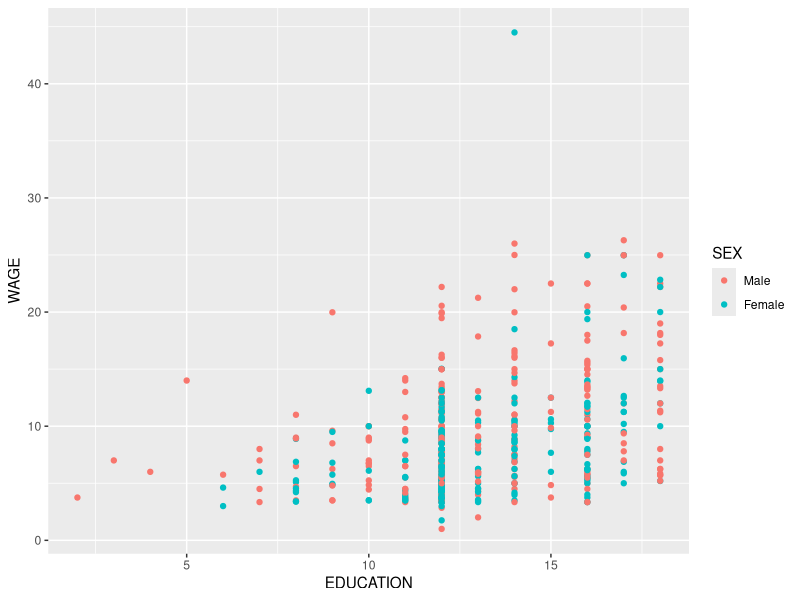
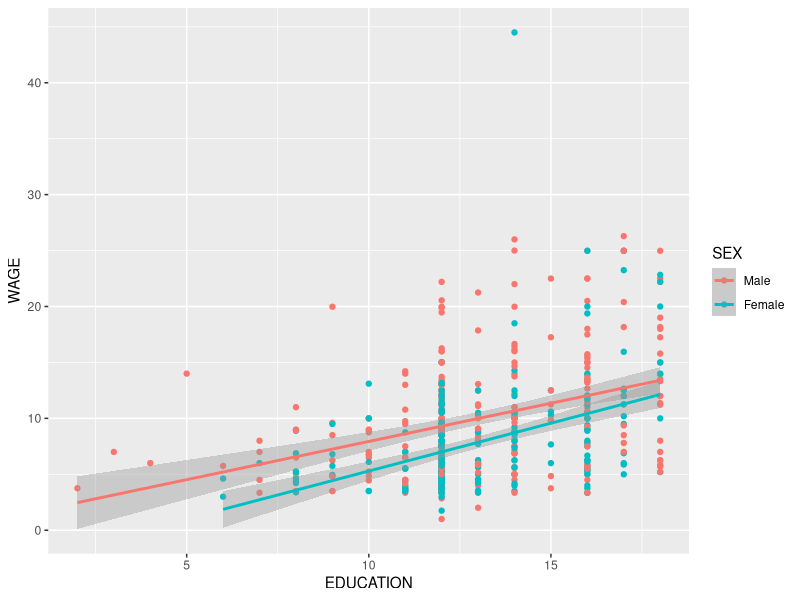
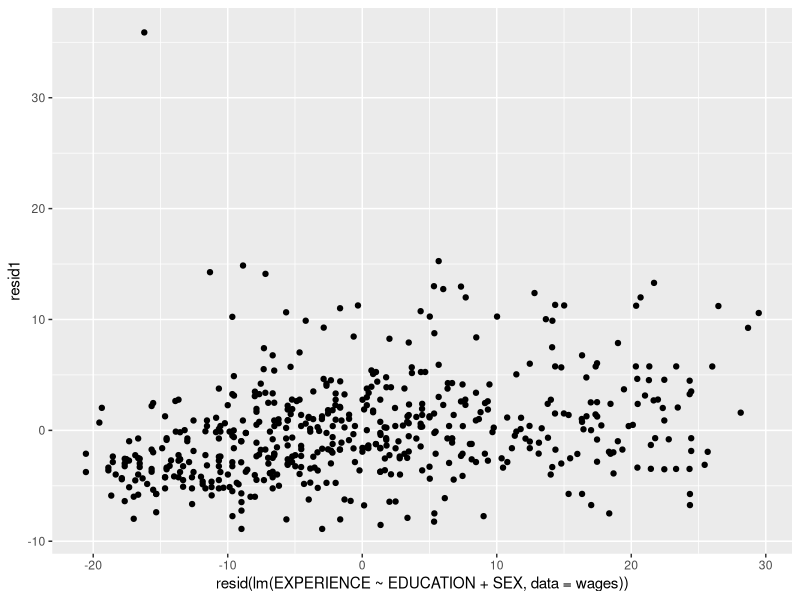
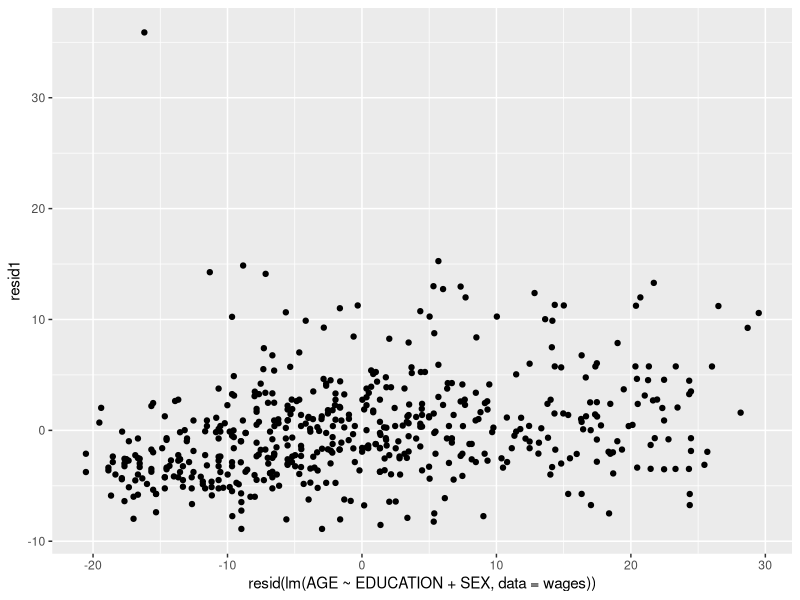
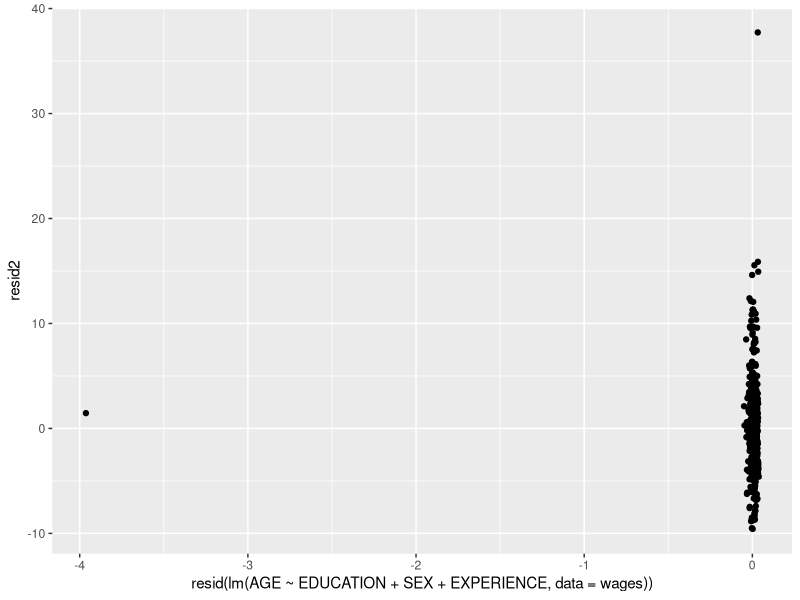

The R script that drew these images, in order: (Note: this script raises an error after producing the figures.)
## ---- chunk 1
library(ggplot2)
library(GGally)
library(car)
# create dataframe
wages <- read.csv(file = "cpswages.dat.txt", header = FALSE, sep=" ")
names(wages) <- c("EDUCATION",	"SOUTH", "SEX", "EXPERIENCE", "UNION",  "WAGE", "AGE", "RACE", "OCCUPATION", "SECTOR", "MARR")
wages = wages[,c(1,2,3,4,5,7,8,9,10,11,6)]

# Set up factors
wages$SOUTH <- factor(wages$SOUTH, levels=c(0,1),
                    labels=c('North','South'))

wages$SEX <- factor(wages$SEX, levels=c(0,1),
                    labels=c('Male','Female'))

wages$UNION <- factor(wages$UNION, levels=c(0,1),
                    labels=c('Non-Unionized','Unionized'))

wages$RACE <- factor(wages$RACE, levels=c(1,2,3),
                    labels=c('Other','Hispanic', 'White'))

wages$OCCUPATION <- factor(wages$OCCUPATION, levels=c(1,2,3,4,5,6),
                    labels=c('Management','Sales','Clerical','Service','Professional','Other'))

wages$SECTOR <- factor(wages$SECTOR, levels=c(0,1,2),
                       labels=c('Other','Manufacturing','Construction'))

wages$MARR <- factor(wages$MARR, levels=c(0,1),
                       labels=c('Unmarried','Married'))

wages$MANUFACTURING <- 1*(wages$SECTOR == 'Manufacturing')
wages$CONSTRUCTION <- 1*(wages$SECTOR == 'Construction')

wages$MANAGEMENT <- 1*(wages$OCCUPATION == 'Management')
wages$SALES <- 1*(wages$OCCUPATION == 'Sales')
wages$CLERICAL <- 1*(wages$OCCUPATION == 'Clerical')
wages$SERVICE <- 1*(wages$OCCUPATION == 'Service')
wages$PROFESSIONAL <- 1*(wages$OCCUPATION == 'Professional')

wages$WHITE <- 1*(wages$RACE == 'White')
wages$HISPANIC <- 1*(wages$RACE == 'Hispanic')

wages$ED_PLUS_EX <- wages$EDUCATION + wages$EXPERIENCE

women <- subset(wages,SEX=='Female')
men <- subset(wages,SEX=='Male')
## ---- chunk 2
#We guess that education and sex will have to do something with wage

p = ggplot(aes(x=EDUCATION, y=WAGE),data=wages)
p + geom_point(data=wages, aes(color=SEX)) #See that a lot of data is clumped together

p + geom_point(data=wages, aes(color=SEX)) + geom_smooth(method='lm', aes(color=SEX), data=wages)
#see that the slopes are very close to identical but have different intercept so there is wage gap
## ---- chunk 3
mod1 = lm(WAGE~EDUCATION + SEX, data=wages)
summary(mod1) #see that we have low r^2 value and nothing is interesting lets try doing added variable plots
## ---- chunk 4
wages$resid1 = resid(mod1)

p2 = ggplot(aes(y=resid1), data=wages)
p2 + geom_point(aes(x=resid(lm(EXPERIENCE~EDUCATION + SEX, data=wages)))) #has good linear model except for that one outlier

p2 + geom_point(aes(x=resid(lm(AGE~EDUCATION + SEX, data=wages)))) #also a good linear model except for one outlier

mod2 = lm(WAGE~EDUCATION + SEX + EXPERIENCE, data=wages)
## ---- chunk 5
summary(mod2); summary(mod1)
## ---- chunk 6
wages$resid2 = resid(mod2)
p3 = ggplot(aes(y=resid2), data=wages)
p3 + geom_point(aes(x=resid(lm(AGE~EDUCATION + SEX + EXPERIENCE, data=wages))))
## ---- chunk 7
powerTransform(cbind())
